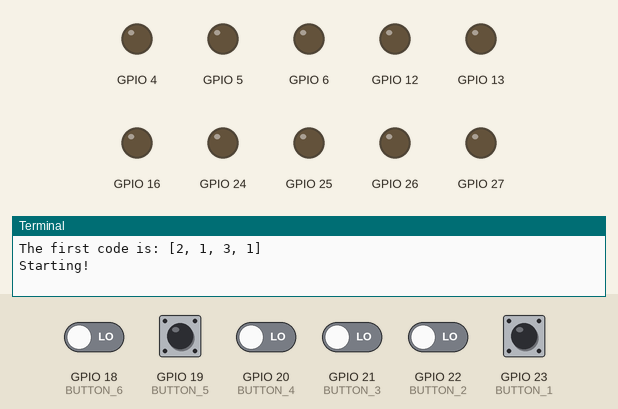
Simulated run of this program. Board: Raspberry Pi (BCM pin numbers). Parts: output pins drawn as LEDs (lit = HIGH), the last lines printed to the terminal. The inputs (shaded band) are chosen by the test bench; at power-on: GPIO 18 (BUTTON_6), GPIO 19 (BUTTON_5), GPIO 20 (BUTTON_4), GPIO 21 (BUTTON_3), GPIO 22 (BUTTON_2), GPIO 23 (BUTTON_1) LOW. Random numbers come from a fixed seed; the clock reads 2024-03-15 10:24:30 at power-on unless the program sets it. At 4.4 s the program stops and its outputs stay as they are.

Above: at 1.2 s.
1.3 s: GPIO 19 (BUTTON_5) pulled HIGH for 0.15 s
At 2.1 s:
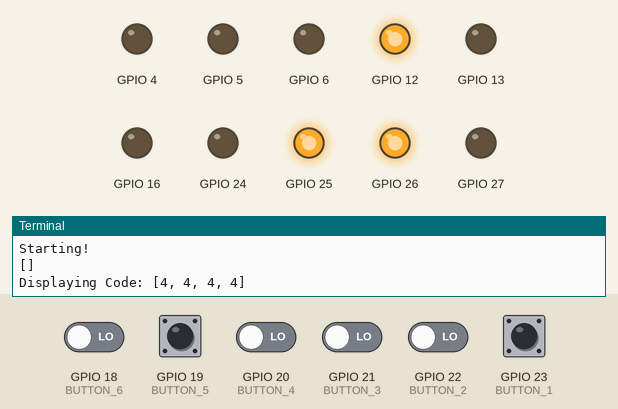
At 3.6 s:
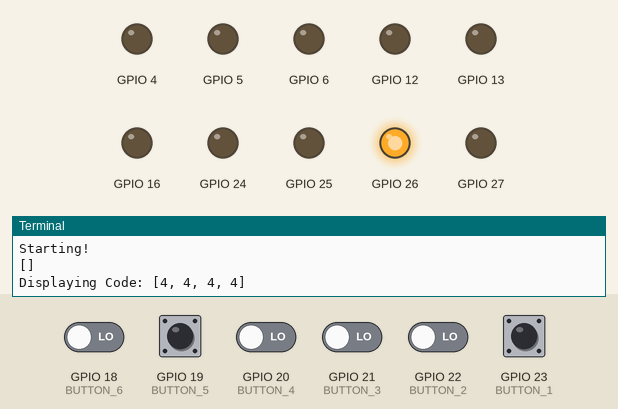
4.4 s: GPIO 18 (BUTTON_6) driven HIGH and GPIO 19 (BUTTON_5) driven HIGH and GPIO 20 (BUTTON_4) driven HIGH and GPIO 21 (BUTTON_3) driven HIGH and GPIO 22 (BUTTON_2) driven HIGH
Timing chart, 0 to 5.9 s (numbered marks = the images above; inputs shaded):
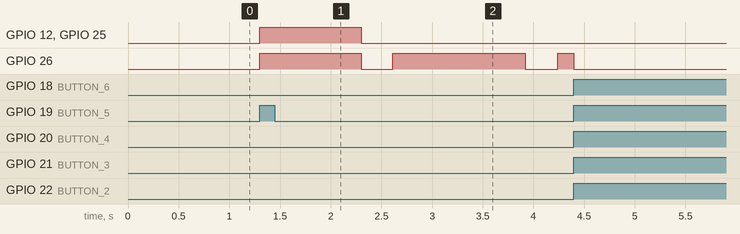

The program:

Main.py
```python
# Natalie Gates ; rpi passcode game

import RPi.GPIO as GPIO
import atexit  # For exit handling

from time import sleep

# Classes for components
from Led import Led
from Button import Button

from Code import Code
from Queue import Queue

# Initialize components
GPIO.setmode(GPIO.BCM)

leds = {
    # First set of LEDs
    'LED_1': Led(4),   # green
    'LED_2': Led(5),   # blue
    'LED_3': Led(6),   # yellow
    'LED_4': Led(12),  # red

    # Second set of LEDs
    'LED_5': Led(13),  # green
    'LED_6': Led(16),  # blue
    'LED_7': Led(27),  # yellow
    'LED_8': Led(26),  # red

    # Extra red and green LED (for correct and incorrect / right and wrong)
    'LED_9': Led(25),   # red
    'LED_10': Led(24),  # green
}

buttons = {
    # First set of Buttons
    'BUTTON_1': Button(23, led_st1=leds["LED_1"]),  # green
    'BUTTON_2': Button(22, led_st1=leds["LED_2"]),  # blue
    'BUTTON_3': Button(21, led_st1=leds["LED_3"]),  # yellow
    'BUTTON_4': Button(20, led_st1=leds["LED_4"]),  # red

    'BUTTON_5': Button(19),  # enter button
    'BUTTON_6': Button(18),  # change mode button
}

# Setup the queue (used for flashing LEDs in sequence)
queue = Queue(leds)

# Setup the code
code = Code(leds, queue)
print(f'The first code is: {code.code}')

# Exit handler
@atexit.register
def on_exit():
    print('Closing!')
    for led_ in leds.values():
        led_.off()
    GPIO.cleanup()

# Main Code
print('Starting!')
# The current State of the program
state = 1  # Begin in state 1
mode = 1  # Begin in success protocol mode 1
modes_amount = 2  # Amount of modes

# Input tracking
inputs = []

while True:
    # To turn off the program cleanly (without having to force quit it or keyboard interrupt etc.)
    k = 0
    for button in buttons.values():
        if button.is_pressed():
            k += 1
        if k >= 4:
            # Triggers if at least 4 buttons are pressed at once
            exit()

    # Update all LEDs
    for led in leds.values():
        led.update(state)

    # Run all the buttons' on_press() methods for the current state
    for button_key in buttons.keys():
        buttons[button_key].while_pressed(state)

    # Update the code instance (for displaying the code)
    code.update(state)

    # Update the queue instance (for flashing LEDs in sequence)
    queue.update(state)

    # State 1 (Main state) Behavior: Show, input, and guess code
    if state == 1:
        # Track input for buttons 1-4
        for i in range(1,5):
            button_key = f'BUTTON_{i}'
            if buttons[button_key].register_input():
                # inputs.append(button_key)
                inputs.append(i)  # Add the button's number

        # When button 6 is pressed, check if the code is right and reset the input list
        if buttons['BUTTON_5'].register_input():
            inputs_debug = []
            for inp in inputs:
                inputs_debug.append(f'BUTTON_{inp}')
            print(inputs_debug)

            # TODO Do I need to turn all LEDs off when the enter button is pressed? (test holding down a button and
            #  pressing enter at the same time
            if code.check_code(inputs):
                # Code is correct, enter success state (state 3)
                leds['LED_1'].flash(1, 0.3)  # Flash green for feedback
                leds['LED_5'].flash(1, 0.3)  # Flash green for feedback
                leds['LED_10'].flash(1, 0.3)  # Flash green for feedback

                mode = 1
                state = 3
            else:  # Request new code, or guess is wrong
                leds['LED_4'].flash(1, 0.3)  # Flash red for feedback
                leds['LED_8'].flash(1, 0.3)  # Flash red for feedback
                leds['LED_9'].flash(1, 0.3)  # Flash red for feedback

                code.generate_code() # generate new code

                state = 2 # Enter display code state
                code.display_code() # display code

            inputs.clear() # reset inputs

    # State 2 Behavior: Show the code then return to main state (state 1)
    if state == 2:
        if code.display_finished: # Return to state 1 once the code has finshed being shown
            state = 1

    # State 3: Success State Behavior
    if state == 3:
        if buttons['BUTTON_6'].register_input():
            mode += 1  # Need to update the modes_amount variable every time a new mode is added
            if mode > modes_amount:
                mode = 1

            queue.clear()

        # TODO Mode logic
        if queue.queue_empty():
            leds_list = []

            if mode == 1:
                for i in range(20):
                    for led in leds.values():
                        queue.queue_add(led, 0.025, 0.005)
                for i in range(20):
                    queue.queue_add(leds.values(), 0.075, 0.075)
            elif mode == 2:
                for i in range(5,9):
                    leds_list.append(leds[f'LED_{i}'])
                queue.queue_add(leds_list, 1, 0.3)

                leds_list.clear()
                for i in range(1, 5):
                    leds_list.append(leds[f'LED_{i}'])
                for i in range(9, 11):
                    leds_list.append(leds[f'LED_{i}'])
                queue.queue_add(leds_list, 1, 0.3)

        if buttons['BUTTON_5'].is_pressed() and buttons['BUTTON_6'].is_pressed():
            # Exit success state when button 5 and 6 are pressed at the same time
            queue.clear()

            # TODO figure out flashing between states
            state = 1
```

Led.py
```python
# Natalie Gates ; Led class

import RPi.GPIO as GPIO
import time as Time

class Led:
    def __init__(self, pin):
        # Initialize instance variables
        self.flashing = False
        self.start_time = None
        self.flash_time = 0
        self.end_time = 0

        self.pin = pin
        GPIO.setup(self.pin, GPIO.OUT)

    # Function designed to be executed every frame
    def update(self, state):
        if self.flashing:
            # If the LED is currently flashing, turn it off once the correct amount of time has passed
            if (Time.time() - self.start_time) >= self.flash_time:
                self.off()
                if self.end_time:
                    self.start_time = Time.time()
                    self.flash_time = self.end_time
                    self.end_time = 0
                else:
                    self.start_time = None
                    self.flashing = False


    # Start a flash (overriding any previous ones)
    def flash(self, time, end_time = 0):
        """
        :param time: Time to flash for
        :param end_time: Time to wait at the end; Defaults to 0
        """

        self.flashing = True
        self.start_time = Time.time()
        self.flash_time = time
        self.end_time = end_time
        self.on()

    def stop_flash(self):
        self.off()
        self.flashing = False
        self.start_time = None

    # Methods to turn LED on and off
    def on(self):
        GPIO.output(self.pin, GPIO.HIGH)

    def off(self):
        GPIO.output(self.pin, GPIO.LOW)
```

Button.py
```python
# Natalie Gates ; Button class

import RPi.GPIO as GPIO

class Button:
    def __init__(self, pin, led_st1=None):
        """
        State 1: Assign an led to turn on and off

        :param pin:
        :param led_st1: Assign an LED to control during state 1
        """
        self.was_pressed = False

        self.pin = pin
        self.led_md1 = led_st1
        GPIO.setup(self.pin, GPIO.IN, pull_up_down=GPIO.PUD_DOWN)

    def is_pressed(self):
        return GPIO.input(self.pin)

    # Define continuous behavior while up or down for each state
    def while_pressed(self, state):
        if self.is_pressed():
            if state == 1 and self.led_md1:  # Turn md1 led on
                # May interfere with flashing LEDs
                self.led_md1.on()
        else:
            if state == 1 and self.led_md1:  # Turn md1 led off
                self.led_md1.off()

    # Checks for, and registers "press" input
    def register_input(self):
        """
        :return: Returns true if button is pressed, and this is the first frame it has been pressed; otherwise false
        """
        if self.is_pressed() and (not self.was_pressed):
            # Only register input if this is the first frame it has been pressed for
            self.was_pressed = True
            return True
        elif self.is_pressed():
            return False
        else:
            # If button is up, then reset the state
            self.was_pressed = False
            return False
```

Code.py
```python
# Natalie Gates ; Code class

from random import randint
# from Led import Led

class Code:
    def __init__(self, leds, queue):
        self.code = []
        self.generate_code()  # Generate a code automatically on creation

        self.leds = leds  # store the led list (hopefully should stay updated since it is a list of pointers)
        self.queue = queue

        self.display_finished = True

    def update(self, state):
        if state == 2:
            if self.queue.previous_finished() and self.queue.queue_empty():
                # No items left in queue and all LEDs have finished flashing; Code display has finished
                self.display_finished = True

    def display_code(self):
        self.display_finished = False
        print(f'Displaying Code: {self.code}')

        # Flash the first LED in the code and queue the rest
        # self.leds[f'LED_{self.code[0]}'].flash(1.3)  # Flash the first LED in the code for 1.3 seconds

        # Queue all the leds to flash (including the 1st one so that it waits for the red light to go off before flashing)
        for i in range(len(self.code)):  # Iterate through the code starting at the beginning
            # print(f'Adding {self.leds[f"LED_{self.code[i] + 4}"]} to queue')
            self.queue.queue_add(self.leds[f'LED_{self.code[i] + 4}'], 1.3, 0.3)  # Add 4 to i to get a # in range 5-8
        # print(f'{self.queue.queue}__{self.queue.queue_times}')

    def check_code(self, code):
        """
        Check if the code is correct
        :param code: Code/inputs to check
        """

        return self.code == code

        # if len(self.code) != len(code) : return False

        # for i in range(len(self.code)):
        #     print(f'{i}: {self.code[i]}:{code[i]}')
        #     # Since the code uses LEDs 5-8, but the inputs are 1-4:
        #     if self.code[i] == 5:
        #         print(f'{i}: Correct')
        #         if code[i] == 1 : continue
        #     if self.code[i] == 6:
        #         print(f'{i}: Correct')
        #         if code[i] == 2 : continue
        #     if self.code[i] == 7:
        #         print(f'{i}: Correct')
        #         if code[i] == 3 : continue
        #     if self.code[i] == 8:
        #         print(f'{i}: Correct')
        #         if code[i] == 4 : continue
        #     print('Incorrect code')
        #     return False
        #
        # return True

    def generate_code(self, length=4):
        """
        Generate a random code of a specified length
        :param length: defaults to 4
        """
        code = []
        for i in range(length):
            code.append(randint(1, 4))
        self.code = code
```

Queue.py
```python
# Natalie Gates ; Queue class

class Queue:
    def __init__(self, leds):
        self.queue = []  # Acts as a queue/stack; furthest right element ([-1]) is considered first/on top
        self.queue_times = []  # Store the flash durations for each led in queue (in the same order)
        # ^ Could just use a tuple with 3 elements instead

        self.leds = leds

    def update(self, state):
        # Flash LEDs when previous is finished
        # If the previous led has finished, flash the next one (if there is a next one)
        if self.previous_finished() and (not self.queue_empty()):
            # print(f'Flashing LED: {self.queue[0]}')
            if hasattr(self.queue[0], '__len__'):
                # If a list of LEDs was queued:
                for led in self.queue[0]:
                    led.flash(self.queue_times[0][0], self.queue_times[0][1])
            else:
                # If only 1 LED was queued:
                self.queue[0].flash(self.queue_times[0][0], self.queue_times[0][1])

            self.pop()

    def previous_finished(self):
        """ Checks if any LEDs are currently in the middle of flashing """
        for led in self.leds.values():
            if led.flashing:
                return False
        # print('No LED is flashing')
        return True

    def queue_empty(self):
        return len(self.queue) == 0

    def queue_add(self, leds, time, end_time = 0):
        """ Adds LED to the end of the queue, or a list of LEDs to be flashed together """
        self.queue.append(leds)
        self.queue_times.append((time, end_time))

    def pop(self):
        # print(self.queue)
        self.queue.pop(0)
        self.queue_times.pop(0)
        # print(self.queue)

    def clear(self):
        self.queue.clear()
        self.queue_times.clear()
        for led in self.leds.values():
            led.stop_flash()
```

Measured:
- after the input at 1.3 s, GPIO 12, GPIO 25: LOW → HIGH at once, → LOW 1.0 s later; GPIO 26: goes HIGH 1.0 s, LOW 0.31 s, HIGH 1.3 s, LOW 0.32 s, then HIGH, starting at once
